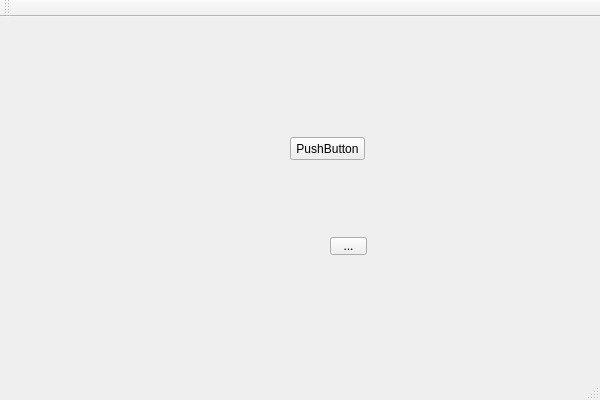
<?xml version="1.0" encoding="utf-8"?>
<ui version="4.0">
 <class>WaterRippleDemoClass</class>
 <widget class="QMainWindow" name="WaterRippleDemoClass">
  <property name="geometry">
   <rect>
    <x>0</x>
    <y>0</y>
    <width>600</width>
    <height>400</height>
   </rect>
  </property>
  <property name="windowTitle">
   <string>WaterRippleDemo</string>
  </property>
  <widget class="QWidget" name="centralWidget">
   <widget class="QPushButton" name="pushButton">
    <property name="geometry">
     <rect>
      <x>290</x>
      <y>120</y>
      <width>75</width>
      <height>23</height>
     </rect>
    </property>
    <property name="text">
     <string>PushButton</string>
    </property>
   </widget>
   <widget class="QToolButton" name="toolButton">
    <property name="geometry">
     <rect>
      <x>330</x>
      <y>220</y>
      <width>37</width>
      <height>18</height>
     </rect>
    </property>
    <property name="text">
     <string>...</string>
    </property>
   </widget>
  </widget>
  <widget class="QMenuBar" name="menuBar">
   <property name="geometry">
    <rect>
     <x>0</x>
     <y>0</y>
     <width>600</width>
     <height>23</height>
    </rect>
   </property>
  </widget>
  <widget class="QToolBar" name="mainToolBar">
   <attribute name="toolBarArea">
    <enum>TopToolBarArea</enum>
   </attribute>
   <attribute name="toolBarBreak">
    <bool>false</bool>
   </attribute>
  </widget>
  <widget class="QStatusBar" name="statusBar"/>
 </widget>
 <layoutdefault spacing="6" margin="11"/>
 <resources>
  <include location="waterrippledemo.qrc"/>
 </resources>
 <connections/>
</ui>
